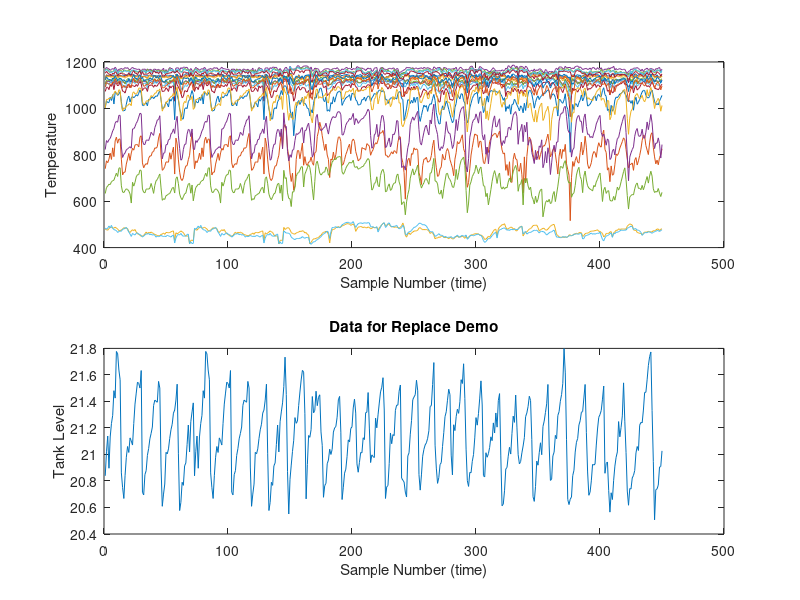

Reproduce this figure in MATLAB. (Note: this script raises an error after producing the figure.)
echo on
%RPLCDEMO Demonstrates the replace function 
% for replacing variables in PCA and PLS models. 

echo off
%Copyright Eigenvector Research, Inc. 1992-98
%Modified April 1994
%Modified BMW 3/98
echo on 

% In order to start out demonstration we'll load some process
% data into memory.  This data set will be divided into a
% test set and a calibration set.

load repdata

% The data set we've just loaded consists of 20 process temperatures
% and 1 level measurement.  We can plot the calibration set to
% see what it looks like.
pause

echo off
subplot(211)
plot(cal(:,1:20))
title('Data for Replace Demo')
xlabel('Sample Number (time)')
ylabel('Temperature')
subplot(212)
plot(cal(:,21))
title('Data for Replace Demo')
xlabel('Sample Number (time)')
ylabel('Tank Level')
pause
echo on

% Now lets build a PCA model of this data.  As usual, we'll
% scale the data first, this time using autoscaling.  Then
% we'll form the PCA model with the scaled data.  The PCA plots
% will be omitted this time. For this data set 7 is a pretty 
% good number, so we will set the PCA function to calculate
% 7 PCs.

[acal,mcal,stdcal] = auto(cal); 
[scores,loads,ssq,res,q,tsq] = pca(acal,0,0,7);
pause

% Now lets take a look at the Q residuals of the test set
% using the model from the calibration set.  First we have to 
% scale the data, then calculate the residual. 

stest = scale(test,mcal,stdcal);

echo off
clf
res = sum(((stest*(eye(21)-loads*loads')).^2)');
plot(1:54,res,[1 54],[q q])
title('New Sample Residuals with 95% Limits from Original Model')
xlabel('Sample Number (time)')
ylabel('Q Residual')
pause
echo on

% Hopefully you noticed that right near the end of the period
% the Q residual went over the 95% limit and stayed there.
% We can determine the reason by calculating and ploting the
% raw residuals.
pause

resmat = stest*(eye(21)-loads*loads');

echo off
plot(1:21,resmat(51:54,:)','-b',[1 21],[0 0],'-g')
title('Residuals for Last 4 Samples of Test Data')
xlabel('Variable Number')
ylabel('Residual')
pause
echo on
 
% As you can see, the residual on the fifth variable is very
% large, which is an indication that the sensor has failed.
% The failure of this sensor has also skewed the residuals on
% many of the other sensors, particulary the ones that are
% highly correlated with it. So, now lets use the replace
% function and see what the residuals would look like if we
% replaced the values from the bad sensors with the value that
% is most consistant with the PCA model we have used. 
pause

rm = replace(loads,5);
reptest = stest*rm;
repmat = reptest*(eye(21)-loads*loads');

echo off
plot(1:21,repmat(51:54,:)','-b',[1 21],[0 0],'-g')
title('Residuals after Replacement of Variable 5')
xlabel('Variable Number')
ylabel('Residual')
pause
echo on

% As you can see, the residual on variable 5 is now zero, but
% the residuals on the other sensors have a much more normal
% looking pattern than they did before.

% Now lets compare this to the results we would obtain if we
% calculated a whole new model leaving the bad variable out,
% instead of just replacing the bad variable with the PCA
% based estimate.  As before, we will choose 7 PCs for the
% the model.
pause

[scores,nloads,ssq,res,q2,tsq] = pca([acal(:,1:4) acal(:,6:21)],0,0,7);
ntest = [stest(:,1:4) stest(:,6:21)];
nresmat = ntest*(eye(20)-nloads*nloads');

echo off
plot(1:20,nresmat(51:54,:)','-b',[1 20],[0 0],'-g')
xlabel('Variable Number')
ylabel('Residual')
hold on
pause
echo on

% Except for the "missing variable 5", these residuals look
% suspiciously like the residuals from the last plot.
% So lets compare these to the residuals from the replacement
% method by plotting them over the top.
pause

echo off
plot([repmat(51:54,1:4) repmat(51:54,6:21)]','--r')
title('Residuals on New Model and Old Model with Replacement')
hold off
pause
echo on

% As you can see, this shows that the residuals are esentially
% the same using either method.  In fact, we have determined
% that in the noise-free case where data is truly rank deficient
% the results are identical.  In real world cases this is an
% approximation but a very close one.
  
% But now lets get to the real reason that you might
% want to replace the values from sensors that have been
% identified as bad.  We also have some data available from
% a period when an additional sensor failed.  So in this new data
% sensor 5 will continue to be bad and then another sensor will
% fail sometime during the period. So first, lets scale the
% data and calculate the residual on the original model.

pause
stest2 = scale(test2,mcal,stdcal);
res2 = sum(((stest2*(eye(21)-loads*loads')).^2)');

echo off
plot(1:288,res2,[1 288],[q q])
title('New Sample Residuals with Limits from Original Model')
xlabel('Sample Number (time)')
ylabel('Q Residual')
pause
echo on

% The failure is very hard to see in this plot.  Can you find it?
% It is at sample 155.  Now lets see what the residual plot looks
% like after the sensor that we already know is bad has been
% corrected for.

pause
rstest2 = stest2*rm;
res2 = sum(((rstest2*(eye(21)-loads*loads')).^2)');

echo off
plot(1:288,res2,[1 288],[q q])
title('New Corrected Sample Residuals with Limits from Original Model')
xlabel('Sample Number (time)')
ylabel('Q Residual')
pause
echo on

% I believe you would find this much easier to see!
